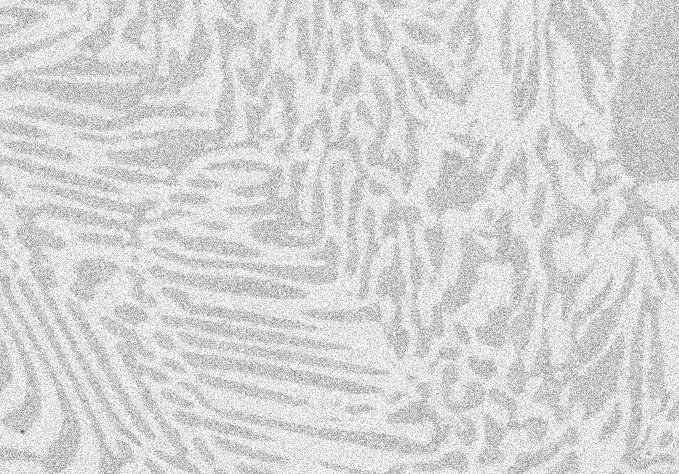
#> input picture python/Alloy_noisy.jpg, 679 x 474 px
$ jupyter execute --allow-errors Random_walker.ipynb   (older library calls are emulated)
#> lines starting #> are read from the running program, lines starting #| are printed output that depends on the picture; long printed decimals are rounded
[cell 1]
from skimage import io, img_as_float
import matplotlib.pyplot as plt
import numpy as np
from skimage.restoration import denoise_nl_means, estimate_sigma
from skimage import exposure

[cell 2]
img = img_as_float(io.imread("python/Alloy_noisy.jpg"))
#> img: shape (474, 679) float64; min 0.247, max 1, mean 0.837

[cell 3]
plt.hist(img.flat, bins=100, range=(0,1))
plt.title("Alloy Histogram")
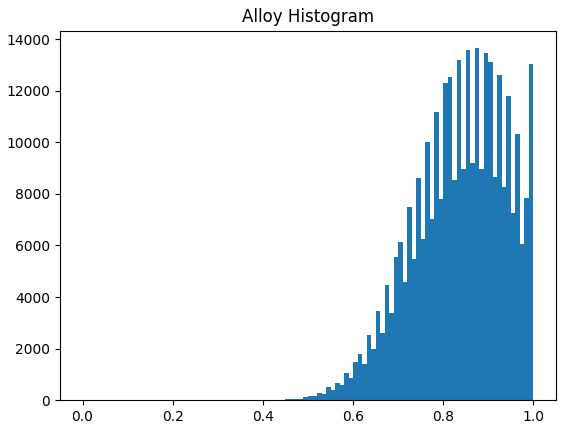
#> figure drawn by matplotlib, 1 panel; tallest bar 13651 high, from x = 0.87 to 0.88

[cell 4]
sigma_est = np.mean(estimate_sigma(img, multichannel=True))
#> sigma_est = 0.0894

[cell 5]
print("Estimate noise standard deviation = {}".format(sigma_est))
#| Estimate noise standard deviation = 0.08941

[cell 6]
patch_kw = dict(patch_size=5,
               patch_distance=6,
               multichannel=True)

#> (a cell that did not finish here is left out)

#> (a cell that did not finish here is left out)

#> (a cell that did not finish here is left out)

#> (a cell that did not finish here is left out)

[cell 11]
fig, axes = plt.subplots(nrows=1, ncols=2, sharex=True, sharey=True, figsize=(8, 8))

ax = axes.ravel()

#> (the rest of this cell did not finish here and is left out)

[cell 12]
markers = np.zeros(img.shape, dtype=np.uint)

#> (the rest of this cell did not finish here and is left out)

[cell 13]
plt.imshow(markers)
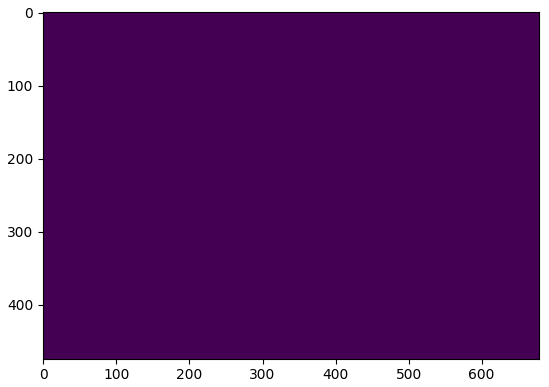
#> figure drawn by matplotlib, 1 panel
